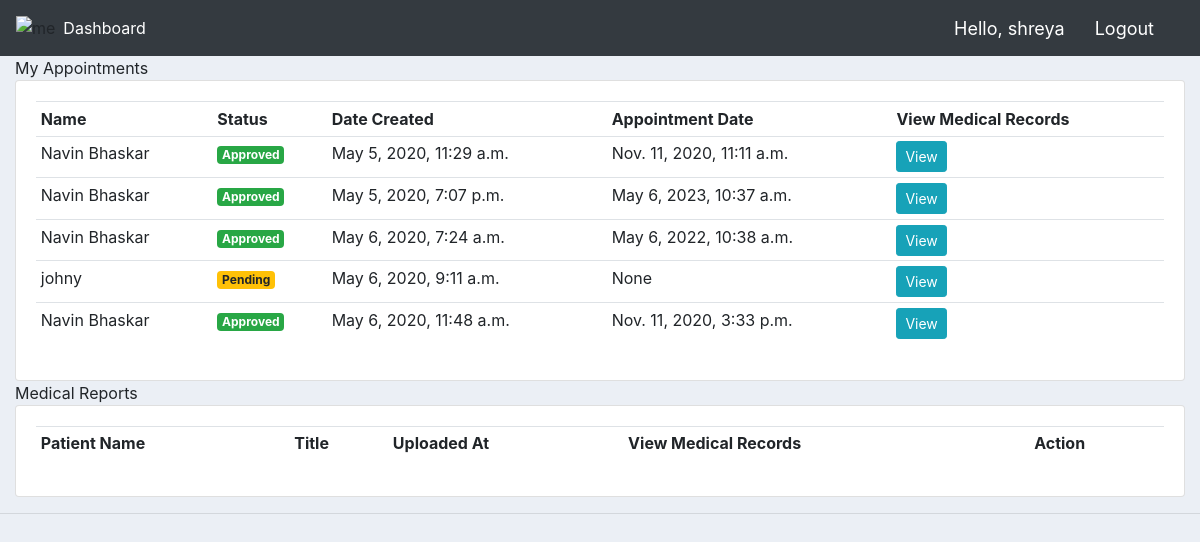
Page / (signed in) on the earlier database version.
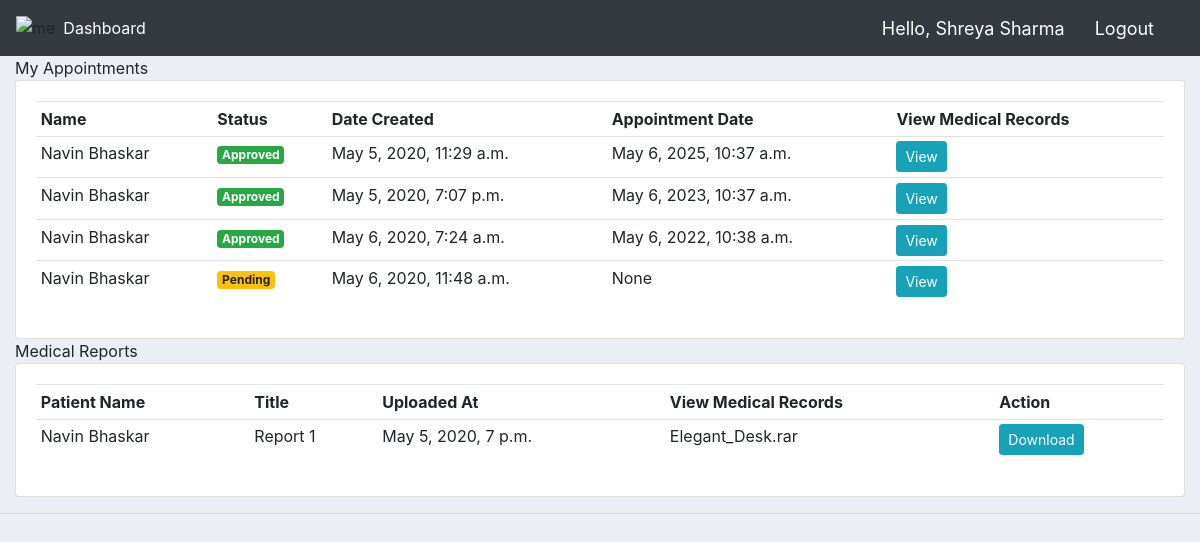
Same page on the later database version.
### customers/models.py (models this page shows, shortened)
class Doctor(models.Model):
    user = models.OneToOneField(User, null=True, blank=True, on_delete=models.CASCADE)
    specialization = models.CharField(max_length=200, null=True)
    name = models.CharField(max_length=200, null=True)
    phone = models.CharField(max_length=200, null=True)
    email = models.CharField(max_length=200, null=True)
    clinic = models.ForeignKey(Clinic, null=True, on_delete= models.SET_NULL)
    profile_pic = models.ImageField(default="profile1.png", null=True, blank=True)
    date_created = models.DateTimeField(auto_now_add=True, null=True)

class Appointment(models.Model):
	STATUS = (
			('Pending', 'Pending'),
			('Declined', 'Declined'),
			('Approved', 'Approved'),
			)
	patient = models.ForeignKey(Patient, null=True, on_delete= models.SET_NULL)
	doctor = models.ForeignKey(Doctor, null=True, on_delete= models.SET_NULL)
	timing = models.DateTimeField(null=True, blank=True)
	date_created = models.DateTimeField(auto_now_add=True, null=True)
	status = models.CharField(max_length=200, null=True, choices=STATUS)

class Patient(models.Model):
	user = models.OneToOneField(User, null=True, blank=True, on_delete=models.CASCADE)
	name = models.CharField(max_length=200, null=True)
	phone = models.CharField(max_length=200, null=True)
	email = models.CharField(max_length=200, null=True)
	profile_pic = models.ImageField(default="profile1.png", null=True, blank=True)
	date_created = models.DateTimeField(auto_now_add=True, null=True)

class Medical_Records(models.Model):
    title = models.CharField(max_length=200, null=True)
    document = models.FileField(default="document.zip", null=True, blank=True)
    patient = models.ForeignKey(Patient, null=True, on_delete= models.SET_NULL)
    date_created = models.DateTimeField(auto_now_add=True, null=True)
    shared_with = models.ManyToManyField(Doctor,  blank=True)

### customers/decorators.py (the view)
		def wrapper_func(request, *args, **kwargs):
			group = None
			if request.user.groups.exists():
				group = request.user.groups.all()[0].name
			if group in allowed_roles:
				return view_func(request, *args, **kwargs)
			else:
				return HttpResponse('You are not authorized to view this page')

### customers/templates/customers/doctor_dashboard.html
{%  extends 'customers/main.html' %}
{% block content %}
<div class="text-nowrap" style="width: 8rem;">
  My Appointments
</div>
<div class="row">
	<div class="col-md">
		<div class="card card-body">
			<table class="table table-sm">
				<tr>
					<th>Name</th>
					<th>Status</th>
          <th>Date Created</th>
          <th>Appointment Date</th>
					<th>View Medical Records</th>
				</tr>
				{% for appointment in appointments %}
				<tr>
          <td>{{appointment.patient.name}}</td>
          {% if appointment.status == "Approved" %}
					     <td><span class="badge badge-success">{{appointment.status}}</span></td>
          {% else %}
              <td><span class="badge badge-warning">{{appointment.status}}</span></td>
          {% endif %}
          <td>{{appointment.date_created}}</td>
          <td>{{appointment.timing}}</td>
					<td><a class="btn btn-sm btn-info" href="{% url 'get_report' appointment.patient.id %}">View</a></td>
				</tr>
				{% endfor %}
			</table>
		</div>
	</div>
</div>
{%  include 'customers/shared_report.html' %}
{% endblock content %}

### customers/templates/customers/navbar.html (shortened to what this page needs)
{% load static %}
<nav class="navbar navbar-expand-lg navbar-dark bg-dark">
 <img src="https://storage.googleapis.com/classcast-pdf/logo.png" alt="me">
  <div class="collapse navbar-collapse" id="navbarNav">
    <ul class="navbar-nav">
      <li class="nav-item active">
        <a class="nav-link" href="{% url 'home' %}">Dashboard</a>
      </li>
    </ul>
  </div>
  <span class="hello-msg">Hello, {{greeting}}</span>
  <span ><a  class="hello-msg" href="{% url 'logout' %}">Logout</a></span>
</nav>

### customers/templates/customers/shared_report.html
<div class="text-nowrap" style="width: 8rem;">
  Medical Reports
</div>
<div class="row">
	<div class="col-md">
		<div class="card card-body">
			<table class="table table-sm">
				<tr>
          <th>Patient Name</th>
					<th>Title</th>
          <th>Uploaded At</th>
					<th>View Medical Records</th>
          <th>Action</th>
				</tr>
				{% for medical_record in medical_record_list %}
				<tr>
		          <td>{{medical_record.patient.name}}</td>
		          <td>{{medical_record.title}}</td>
		          <td>{{medical_record.date_created}}</td>
		          <td>{{medical_record.document}}</td>
					<td><a class="btn btn-sm btn-info" href="{% url 'download' medical_record.id %}">Download</a></td>
				</tr>
				{% endfor %}
			</table>
		</div>
	</div>
</div>

Differences in the rows shown:
removed Appointment: patient.name "johny", status "Pending", date_created "May 6, 2020, 9:11 a.m.", timing "None"
changed Doctor: name "shreya" → "Shreya Sharma"
changed Appointment: timing "Nov. 11, 2020, 11:11 a.m." → "May 6, 2025, 10:37 a.m."
changed Appointment: timing "Nov. 11, 2020, 3:33 p.m." → "None"; status "Approved" → "Pending"
added Medical_Records: patient.name "Navin Bhaskar", title "Report 1", date_created "May 5, 2020, 7 p.m.", document "Elegant_Desk.rar"
